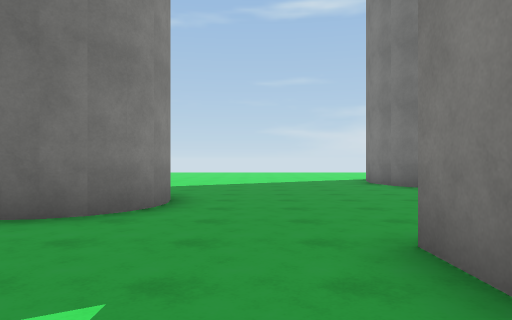
view 1 (above)

20 first-person views from a walk through a Unity game level. The camera is 1.3 m above the floor, looks level and sees 70° across. The floor is counted in squares, 2 m on a side. Each view is taken from the middle of a square. On the plan, view 1 faces up. The plan holds only what a view shows up to about 11 squares ahead; the rest is blank. The place goes on beyond the plan. The player is left out. Surface patterns are stand-ins for the level's own textures.

view 2
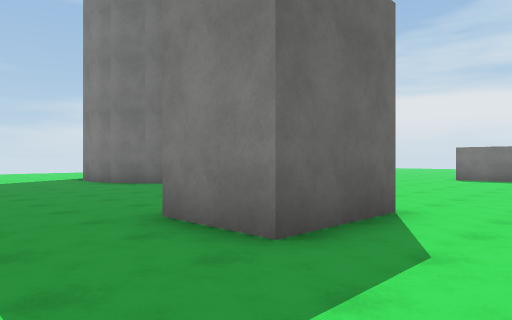

view 3
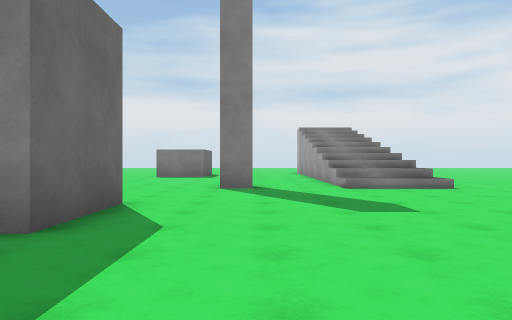

view 4
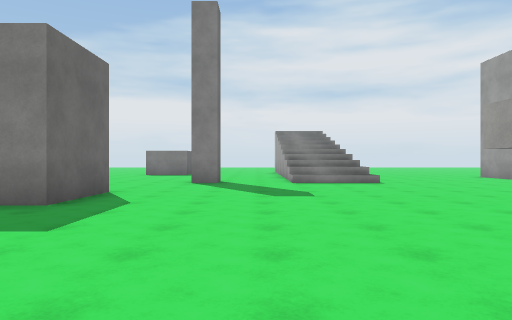

view 5
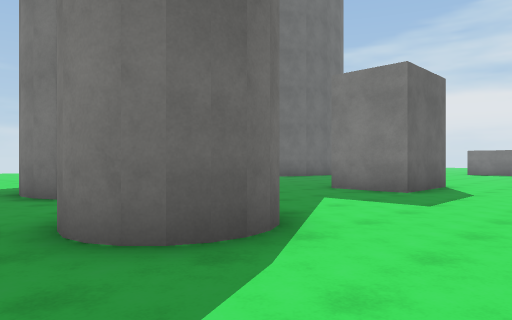

view 6
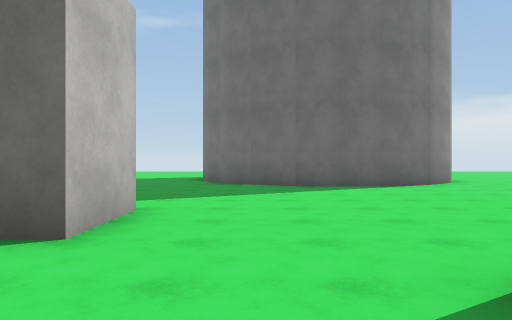

view 7
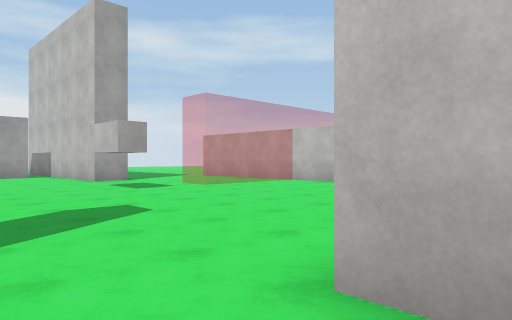

view 8
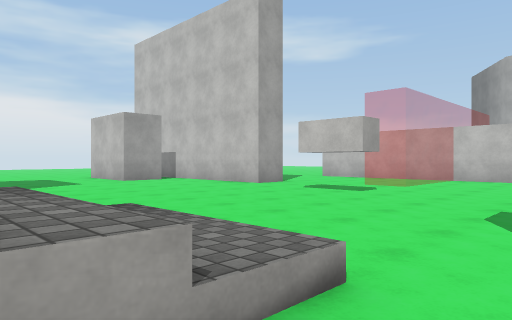

view 9
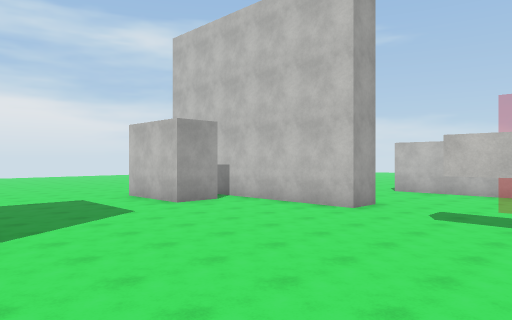

view 10
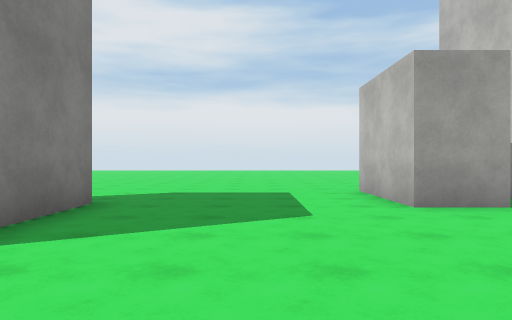

view 11
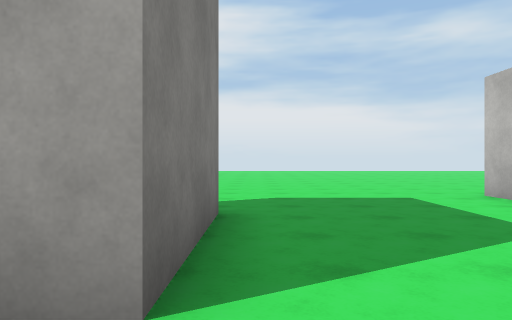

view 12
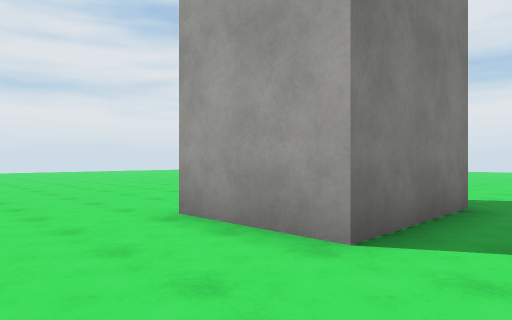

view 13
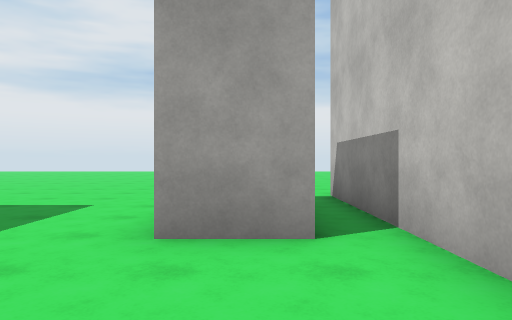

view 14
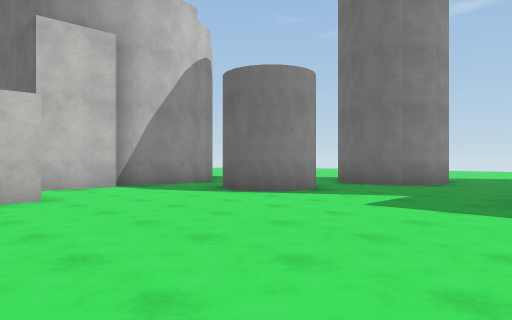

view 15
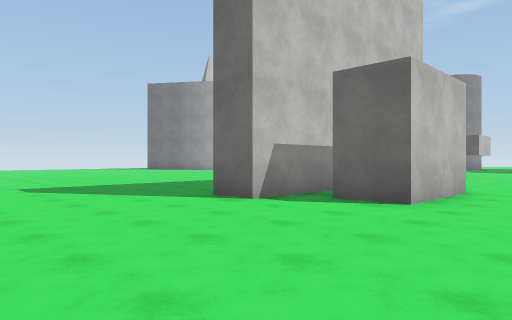

view 16
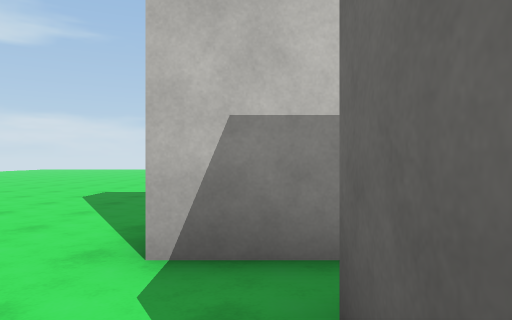

view 17
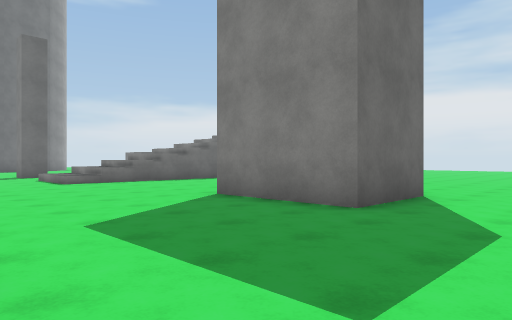

view 18
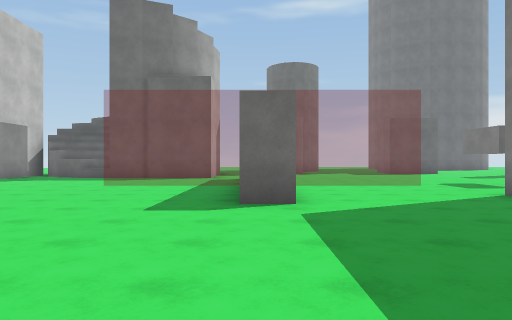

view 19
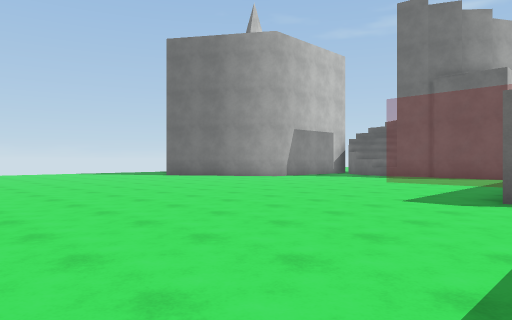

view 20
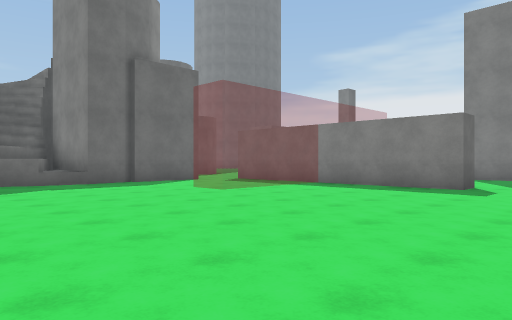

### Floor plan
Key: @ floor where view 1 was taken; # wall or solid block; . floor; / step, stairs or slope; = window, fence, low wall or low ledge; ^ raised ledge; B block.
Columns run from 16 left of view 1 to 9 right of it. Each row starts with its distance up from view 1.
 11               ......#
 10               ......#
  9               ......##
  8             . .......## ##
  7             . ........###.
  6            .###...........
  5            .###...........
  4            ..#............
  3            ...............
  2           ..##....##......
  1          #..##....##......
  0      #   #......@.........
 -1     #^#  #.............#..
 -2     #^####................
 -3     ....  .............//.
 -4     .....  #...........//
 -5    ........#...........//
 -6    .....===# ===.B.......
 -7    ........#.....B........
 -8    ........#..............
 -9    ........#..............
-10   .........#....#.........
-11   ..............#.......##
-12   ............. #.......##
-13  .............  #.......##
-14 ..............  #.#.......
-15 ............... #.#.......
-16     ............#.........
-17          .................
-18          .................
-19         ..................
-20         ..................
-21         .....     .. .....

Where each view was taken, in squares from view 1:
view 1: 0 up, 0 right, facing up
view 2: 1 down, 1 left, facing up-right
view 3: 1 down, 2 left, facing right
view 4: 2 down, 4 left, facing right
view 5: 2 down, 6 left, facing up-right
view 6: 2 down, 5 right, facing up
view 7: 2 up, 5 right, facing down-left
view 8: 2 down, 8 right, facing down-left
view 9: 5 down, 8 right, facing down-left
view 10: 8 down, 5 right, facing down
view 11: 9 down, 7 right, facing down
view 12: 8 down, 6 right, facing down-right
view 13: 10 down, 2 right, facing down
view 14: 5 down, 2 right, facing up-left
view 15: 21 down, 5 right, facing up-left
view 16: 16 down, 3 right, facing left
view 17: 16 down, 3 right, facing up-right
view 18: 16 down, 5 left, facing up
view 19: 17 down, 4 left, facing up-left
view 20: 13 down, 14 left, facing up-right
